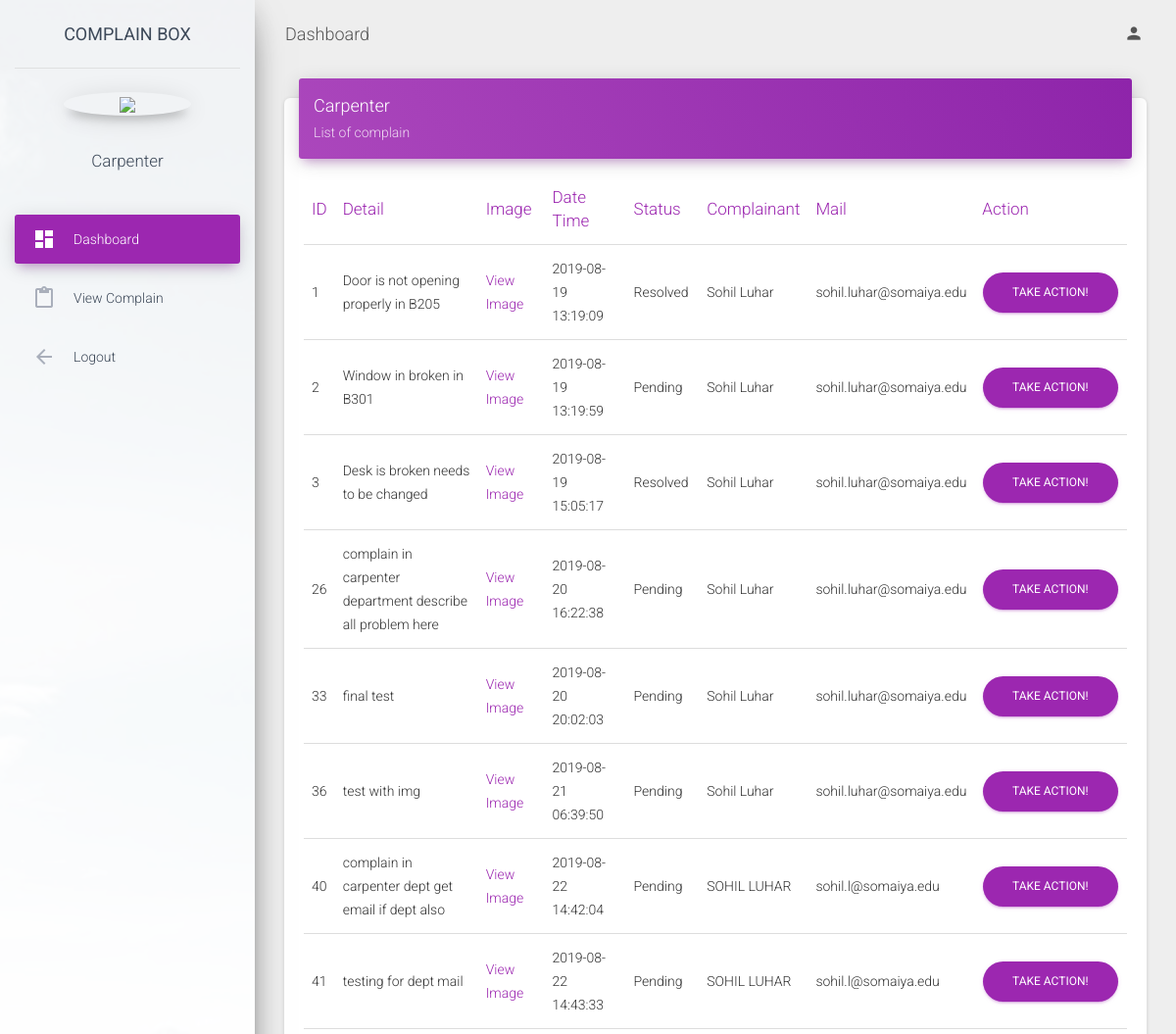
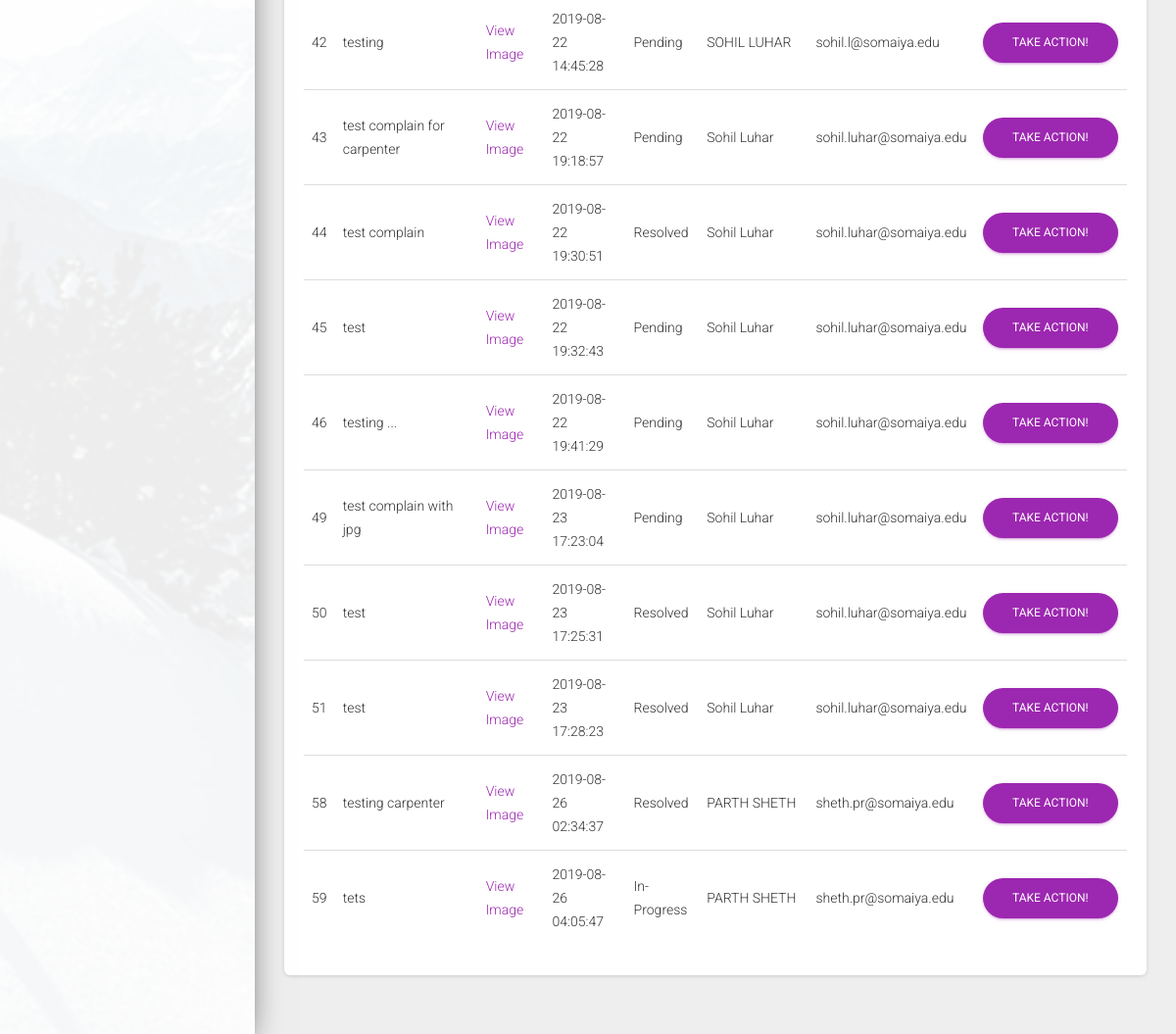
/depthome.php (signed in), run on the app's committed database (2 pictures, top to bottom).
### tables this page shows
CREATE TABLE `complain` (
  `id` int(11) NOT NULL,
  `description` varchar(10000) DEFAULT NULL,
  `complainimg` varchar(100) NOT NULL,
  `Departmentname` varchar(50) DEFAULT NULL,
  `complaindate` timestamp NULL DEFAULT CURRENT_TIMESTAMP,
  `status` varchar(30) DEFAULT NULL,
  `complainant` varchar(50) NOT NULL,
  `complainantmail` varchar(50) NOT NULL,
  `building` varchar(500) NOT NULL,
  `location` varchar(500) NOT NULL,
  `time_constraint` int(11) NOT NULL
);

### depthome.php (the view, shortened to what this page needs)
<!DOCTYPE html>
<html lang="en">
<head>
  <link rel="stylesheet" href="https://maxcdn.bootstrapcdn.com/font-awesome/latest/css/font-awesome.min.css">
  <link href="assets/css/material-dashboard.css?v=2.1.1" rel="stylesheet" />
  <link href="assets/demo/demo.css" rel="stylesheet" />
</head>
<body class="">
  <div class="wrapper ">
    <div class="sidebar" data-color="purple" data-background-color="white" data-image="assets/img/sidebar-1.jpg">
      <div class="logo">
        <a href="#" class="simple-text logo-normal">
          Complain Box
        </a>
      </div>
      <div class="sidebar-wrapper">
        <ul class="nav">
		<li class="nav-item">
			<br/>
			<div class="card-profile">
                <div class="card-avatar">
                    <img class="img" src="<?php  echo $_SESSION['imgurl'];  ?>" />
                </div>
	<div class="card-body">
                  <h5 class="card-title">	<?php echo $_SESSION['name'];  ?></h5>
                </div>
		</li>
         <li class="nav-item active ">
            <a class="nav-link" href="#">
              <i class="material-icons">dashboard</i>
              <p>Dashboard</p>
            </a>
          </li>
          <li class="nav-item ">
            <a class="nav-link" href="#">
              <i class="material-icons">content_paste</i>
              <p>View Complain</p>
            </a>
          </li>
          <li class="nav-item ">
            <a class="nav-link" href="./logout.php">
              <i class="material-icons">arrow_back</i>
              <p>Logout</p>
            </a>
          </li>
        </ul>
      </div>
    </div>
    <div class="main-panel">
      <nav class="navbar navbar-expand-lg navbar-transparent navbar-absolute fixed-top ">
        <div class="container-fluid">
          <div class="navbar-wrapper">
            <a class="navbar-brand" href="#pablo">Dashboard</a>
          </div>
          <div class="collapse navbar-collapse justify-content-end">
            <ul class="navbar-nav">
              <li class="nav-item dropdown">
                <a class="nav-link" href="#pablo" id="navbarDropdownProfile" data-toggle="dropdown" aria-haspopup="true" aria-expanded="false">
                  <i class="material-icons">person</i>
                </a>
              </li>
            </ul>
          </div>
        </div>
      </nav>
      <div class="content">
        <div class="container-fluid">
          <div class="row">
				<div class="col-md-12">
              <div class="card">
                <div class="card-header card-header-primary">
                  <h4 class="card-title "><?php echo $_SESSION['name'];  ?></h4>
                  <p class="card-category"> List of complain </p>
                </div>
                <div class="card-body">
                  <div class="table-responsive">
                    <table class="table">
                      <thead class=" text-primary">
                        <th>
                          ID
                        </th>
                        <th>
                          Detail
                        </th>
                        <th>
                          Image
                        </th>
                        <th>
                          Date Time
                        </th>
                        <th>
                          Status
                        </th>
						<th>
                          Complainant
                        </th>
						<th>
                          Mail
                        </th>
						<th>
                          Action
                        </th>
                      </thead>
                      <tbody>
					  <?php
						$mysqli = new mysqli("localhost", "root", "", "complainbox");
						$sql = "SELECT * FROM complain WHERE Departmentname='".$_SESSION['name']."'";
						$result=mysqli_query($mysqli,$sql);
                        	while($row = mysqli_fetch_array($result)){
		echo "<tr><td>".$row['id']."</td>";
		echo "<td>". $row['description']."</td>";
		echo "<td><a target='_blank' href='" . $row['complainimg']."'>View Image</a></td>";
		echo "<td>".$row['complaindate']."</td>";
		echo "<td>".$row['status']."</td>";
		echo "<td>".$row['complainant']."</td>";
		echo "<td>".$row['complainantmail']."</td>";
		echo '<td><button type="button" class="btn btn-primary btn-round" onclick="#">Take Action!</button></td></tr>';
	}
						?>
                      </tbody>
                    </table>
                  </div>
                </div>
              </div>
            </div>
     </div>
      </div>
    </div>
  </div>
</body>
</html>

### data on the page
complain: id "1", description "Door is not opening properly in B205", complaindate "2019-08-19 13:19:09", status "Resolved", complainant "Sohil Luhar", complainantmail "sohil.luhar@somaiya.edu"
complain: id "2", description "Window in broken in B301", complaindate "2019-08-19 13:19:59", status "Pending", complainant "Sohil Luhar", complainantmail "sohil.luhar@somaiya.edu"
complain: id "3", description "Desk is broken needs to be changed", complaindate "2019-08-19 15:05:17", status "Resolved", complainant "Sohil Luhar", complainantmail "sohil.luhar@somaiya.edu"
complain: id "26", description "complain in carpenter department describe all problem here", complaindate "2019-08-20 16:22:38", status "Pending", complainant "Sohil Luhar", complainantmail "sohil.luhar@somaiya.edu"
complain: id "33", description "final test", complaindate "2019-08-20 20:02:03", status "Pending", complainant "Sohil Luhar", complainantmail "sohil.luhar@somaiya.edu"
complain: id "36", description "test with img", complaindate "2019-08-21 06:39:50", status "Pending", complainant "Sohil Luhar", complainantmail "sohil.luhar@somaiya.edu"
complain: id "40", description "complain in carpenter dept get email if dept also", complaindate "2019-08-22 14:42:04", status "Pending", complainant "SOHIL LUHAR", complainantmail "sohil.l@somaiya.edu"
complain: id "41", description "testing for dept mail", complaindate "2019-08-22 14:43:33", status "Pending", complainant "SOHIL LUHAR", complainantmail "sohil.l@somaiya.edu"
complain: id "42", description "testing", complaindate "2019-08-22 14:45:28", status "Pending", complainant "SOHIL LUHAR", complainantmail "sohil.l@somaiya.edu"
complain: id "43", description "test complain for carpenter", complaindate "2019-08-22 19:18:57", status "Pending", complainant "Sohil Luhar", complainantmail "sohil.luhar@somaiya.edu"
complain: id "44", description "test complain", complaindate "2019-08-22 19:30:51", status "Resolved", complainant "Sohil Luhar", complainantmail "sohil.luhar@somaiya.edu"
complain: id "45", description "test", complaindate "2019-08-22 19:32:43", status "Pending", complainant "Sohil Luhar", complainantmail "sohil.luhar@somaiya.edu"
complain: id "46", description "testing ...", complaindate "2019-08-22 19:41:29", status "Pending", complainant "Sohil Luhar", complainantmail "sohil.luhar@somaiya.edu"
complain: id "49", description "test complain with jpg", complaindate "2019-08-23 17:23:04", status "Pending", complainant "Sohil Luhar", complainantmail "sohil.luhar@somaiya.edu"
complain: id "50", description "test", complaindate "2019-08-23 17:25:31", status "Resolved", complainant "Sohil Luhar", complainantmail "sohil.luhar@somaiya.edu"
complain: id "51", description "test", complaindate "2019-08-23 17:28:23", status "Resolved", complainant "Sohil Luhar", complainantmail "sohil.luhar@somaiya.edu"
complain: id "58", description "testing carpenter", complaindate "2019-08-26 02:34:37", status "Resolved", complainant "PARTH SHETH", complainantmail "sheth.pr@somaiya.edu"
complain: id "59", description "tets", complaindate "2019-08-26 04:05:47", status "In-Progress", complainant "PARTH SHETH", complainantmail "sheth.pr@somaiya.edu"

### other printed values
$_SESSION['name'] "Carpenter"
